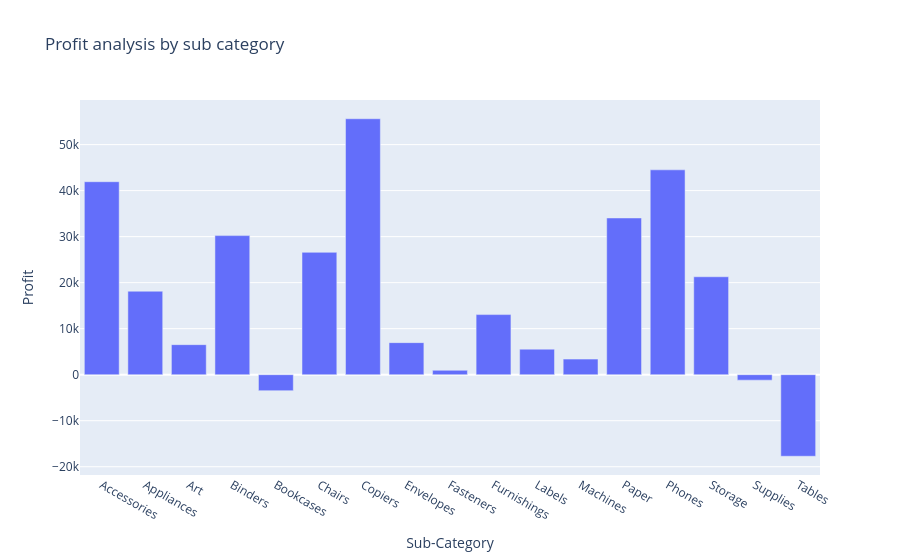

Notebook code for this chart:
### Code cell
fig = px.bar(profit_by_subcategory, x = 'Sub-Category', y = 'Profit', title = 'Profit analysis by sub category')
fig.show()

### Figure 1 — Plotly figure (JSON) as saved in the notebook; plotly's stock layout.template omitted (floating-point values rounded to 4 significant figures)
{"data": [{"hovertemplate": "Sub-Category=%{x}<br>Profit=%{y}<extra></extra>", "legendgroup": "", "marker": {"color": "#636efa", "pattern": {"shape": ""}}, "name": "", "orientation": "v", "showlegend": false, "textposition": "auto", "type": "bar", "x": ["Accessories", "Appliances", "Art", "Binders", "Bookcases", "Chairs", "Copiers", "Envelopes", "Fasteners", "Furnishings", "Labels", "Machines", "Paper", "Phones", "Storage", "Supplies", "Tables"], "xaxis": "x", "y": [41940.0, 18140.0, 6528.0, 30220.0, -3473.0, 26590.0, 55620.0, 6964.0, 949.5, 13060.0, 5546.0, 3385.0, 34050.0, 44520.0, 21280.0, -1189.0, -17730.0], "yaxis": "y"}], "layout": {"barmode": "relative", "legend": {"tracegroupgap": 0}, "title": {"text": "Profit analysis by sub category"}, "xaxis": {"anchor": "y", "domain": [0, 1], "title": {"text": "Sub-Category"}}, "yaxis": {"anchor": "x", "domain": [0, 1], "title": {"text": "Profit"}}}}
